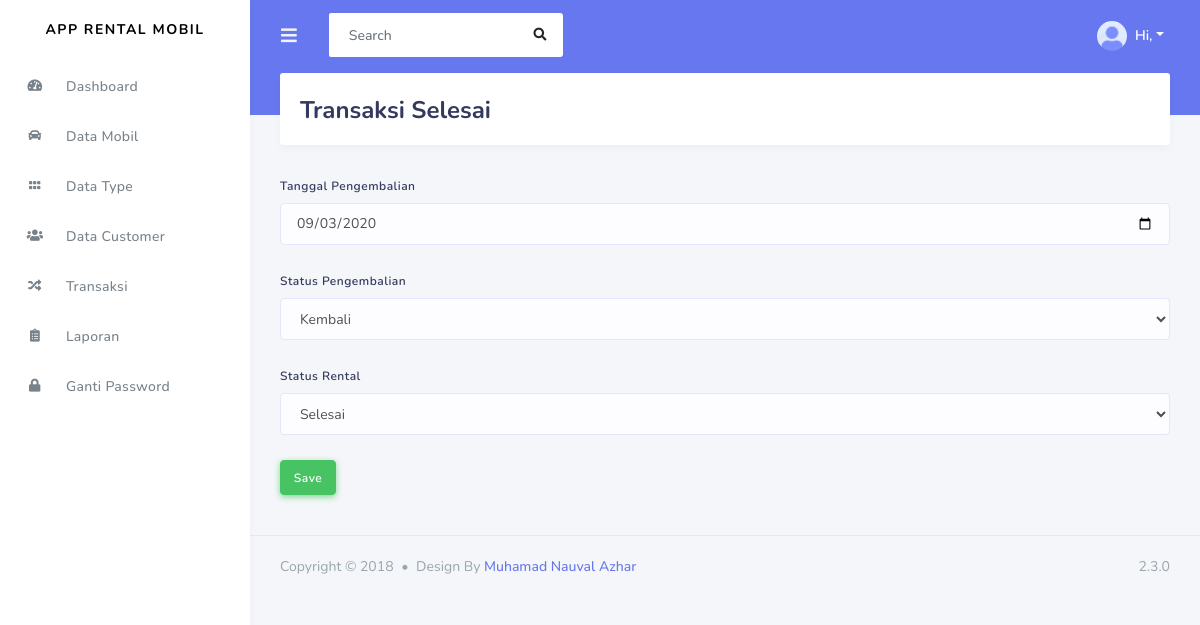
The page /admin/transaksi/transaksi_selesai/20 on the database its author committed.
### tables this page shows
CREATE TABLE `transaksi` (
  `id_rental` int(11) NOT NULL,
  `id_customer` int(11) NOT NULL,
  `id_mobil` int(11) NOT NULL,
  `tanggal_rental` date NOT NULL,
  `tanggal_kembali` date NOT NULL,
  `harga` varchar(100) NOT NULL,
  `denda` varchar(100) NOT NULL,
  `total_denda` varchar(100) NOT NULL,
  `tanggal_pengembalian` date NOT NULL,
  `status_pengembalian` varchar(50) NOT NULL,
  `status_rental` varchar(50) NOT NULL,
  `bukti_pembayaran` varchar(200) NOT NULL,
  `status_pembayaran` varchar(3) NOT NULL
);

### application/controllers/admin/Transaksi.php (called while the page is built, shortened)
<?php
class Transaksi extends CI_Controller{
    public function transaksi_selesai($id){
        $data['transaksi'] = $this->db->query("SELECT * FROM transaksi WHERE id_rental = '$id'")->result();
        $this->load->view('templates_admin/header');
        $this->load->view('templates_admin/sidebar');
        $this->load->view('admin/transaksi_selesai', $data);
        $this->load->view('templates_admin/footer');
    }
}
?>

### index.php (called while the page is built, shortened)
<?php
require_once BASEPATH.'core/CodeIgniter.php';

### application/views/admin/transaksi_selesai.php (the view, shortened to what this page needs)
<div class="main-content">
        <section class="section">
          <div class="section-header">
            <h1>Transaksi Selesai</h1>
          </div>
        </section>
        <?php foreach($transaksi as $tr):?>
        <form action="<?php echo base_url('admin/transaksi/transaksi_selesai_aksi')?>" method = "POST">
        <div class="form-group">
            <label for="">Tanggal Pengembalian</label>
            <input type="date" name = "tanggal_pengembalian" class = "form-control" value = "<?php echo $tr->tanggal_pengembalian?>">
        </div>
        <div class="form-group">
            <label for="">Status Pengembalian</label>
            <select name="status_pengembalian" id="" class = "form-control">
                <option value="<?php echo $tr->status_pengembalian?>"><?php echo $tr->status_pengembalian?></option>
            </select>
        </div>
        <div class="form-group">
            <label for="">Status Rental</label>
            <select name="status_rental" id="" class = "form-control">
                <option value="<?php echo $tr->status_rental?>"><?php echo $tr->status_rental?></option>
            </select>
        </div>
        <button type = "submit" class = "btn btn-success">Save</button>
        </form>
<?php endforeach;?>
</div>

### rows shown on the page
transaksi: tanggal_pengembalian "09/03/2020", status_pengembalian "Kembali", status_rental "Selesai"
